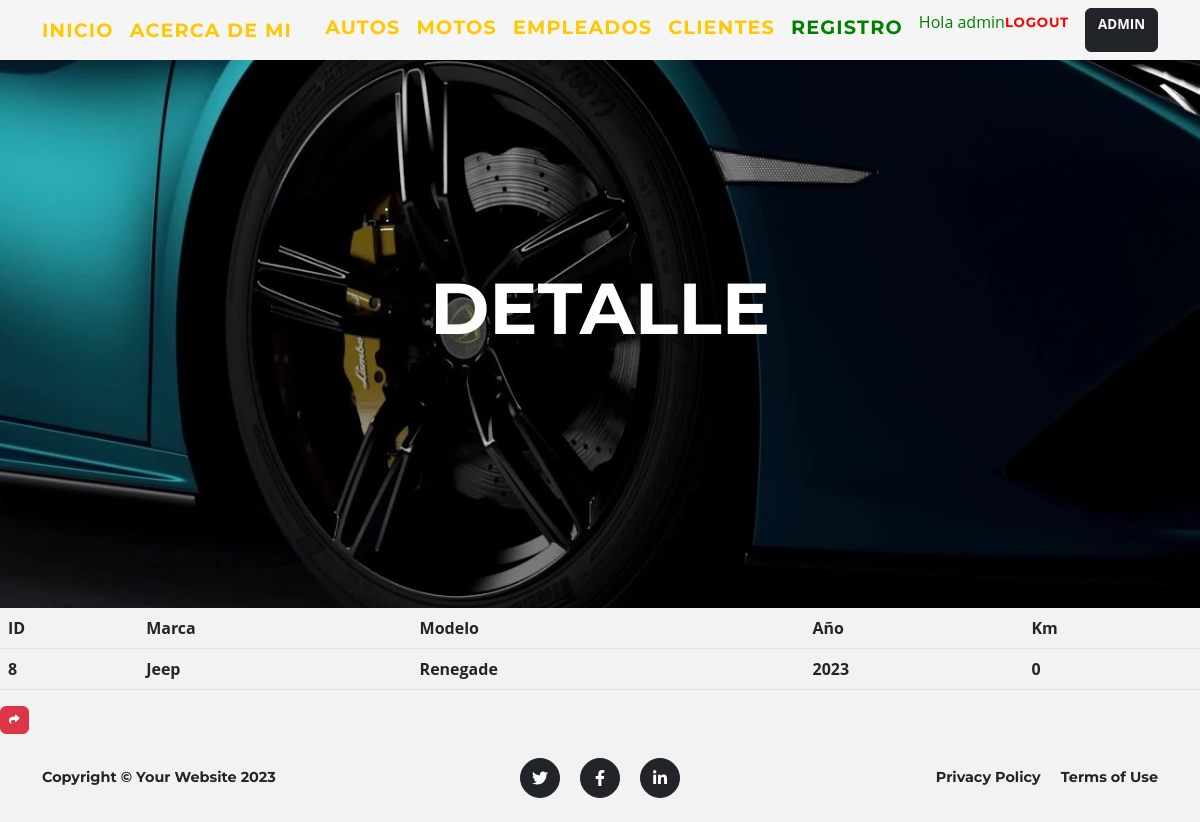
Page /aplicacion/detail_auto/8/ (signed in) on the committed database.
### aplicacion/models.py (models this page shows, shortened)
class Auto(models.Model):
    marca = models.CharField(max_length=50)
    modelo = models.CharField(max_length=50)
    anio = models.IntegerField()
    kilometraje = models.IntegerField(default=0)

### aplicacion/views.py (the view)
# urls.py: path('detail_auto/<int:pk>/', AutoDetalle.as_view(), name="detail_auto"),
class AutoDetalle(LoginRequiredMixin, DetailView):
    model = Auto
    template_name = "aplicacion/autos_detail.html"

### aplicacion/templates/aplicacion/autos_detail.html (shortened to what this page needs)
{% extends 'aplicacion/base.html' %}
{% load static %}
{% block cabecera %}
    <div class="container">
        <div class="masthead-heading text-uppercase">Detalle</div>
    </div>
{% endblock cabecera %}
{% block contenido %}
<table class="table">
    <thead>
        <tr>
            <th>ID</th>
            <th>Marca</th>
            <th>Modelo</th>
            <th>Año</th>
            <th>Km</th>
        </tr>
    </thead>
    <tbody>
        <tr>
            <td>{{auto.id}}</td>
            <td>{{auto.marca}}</td>
            <td>{{auto.modelo}}</td>
            <td>{{auto.anio}}</td>
            <td>{{auto.kilometraje}}</td>
        </tr>
    </tbody>
</table>
<a
href="{% url 'autos' %}"
class="btn btn-danger"
style="--bs-btn-padding-y: .25rem; --bs-btn-padding-x: .5rem; --bs-btn-font-size: .75rem;"
><i class="fa fa-share fa-sm" title="Volver">Volver</i>
</a>
{% endblock contenido %}

### aplicacion/templates/aplicacion/base.html (shortened to what this page needs)
<!DOCTYPE html>
<html lang="en">
    <head>
        {% load static %}
        <link href="{% static 'aplicacion/css/styles.css' %}" rel="stylesheet" />
    </head>
    <body id="page-top">
        <nav class="navbar navbar-expand-lg navbar-dark fixed-top pt-2 pb-2" id="mainNav" style="background-color: whitesmoke;" >
            <div class="container">
                <a class="navbar-brand" style="font-size:larger;"  href="{% url 'inicio' %}">Inicio</a>
                <a class="navbar-brand" style="font-size:larger;" href="{% url 'aboutme' %}">Acerca de Mi</a>
                <div class="collapse navbar-collapse" id="navbarResponsive">
                    <ul class="navbar-nav text-lg-start ms-auto py-6 py-lg-0">
                        {% if user.is_authenticated %}
                        <a class="navbar-brand" style="font-size:larger;" href="{% url 'autos' %}">Autos</a>
                        <a class="navbar-brand" style="font-size:larger;" href="{% url 'motos' %}">Motos</a>
                        <a class="navbar-brand" style="font-size:larger;" href="{% url 'empleados' %}">Empleados</a>
                        <a class="navbar-brand" style="font-size:larger;" href="{% url 'clientes' %}">Clientes</a>
                        <a class="navbar-brand" style="font-size:larger; color: green;" href="{% url 'register' %}">Registro</a>
                        <p style="color:green"> Hola {{ user.username }}</b></p>
                        <a class="navbar-brand" style="font-size:smaller; color: red;" href="{% url 'logout' %}">Logout</a>
                        <a class="btn btn-dark" style="font-size:smaller;" href="{% url 'admin:index' %}"><b>ADMIN</a>
                        </div>
                        {% endif %}
                </div>
        </nav>
        <header class="masthead">
        {% block cabecera %}{% endblock cabecera %}
        </header>
        {% block contenido %}
        {% endblock contenido %}
        {% block footer%}
        <footer class="footer py-4">
            <div class="container">
                <div class="row align-items-center">
                    <div class="col-lg-4 text-lg-start">Copyright &copy; Your Website 2023</div>
                    <div class="col-lg-4 my-3 my-lg-0">
                        <a class="btn btn-dark btn-social mx-2" href="#!" aria-label="Twitter"><i class="fab fa-twitter"></i></a>
                        <a class="btn btn-dark btn-social mx-2" href="#!" aria-label="Facebook"><i class="fab fa-facebook-f"></i></a>
                        <a class="btn btn-dark btn-social mx-2" href="#!" aria-label="LinkedIn"><i class="fab fa-linkedin-in"></i></a>
                    </div>
                    <div class="col-lg-4 text-lg-end">
                        <a class="link-dark text-decoration-none me-3" href="#!">Privacy Policy</a>
                        <a class="link-dark text-decoration-none" href="#!">Terms of Use</a>
                    </div>
                </div>
            </div>
        </footer>
        {% endblock footer %}
    </body>
</html>

### rows in the picture
Auto: id "8", marca "Jeep", modelo "Renegade", anio "2023", kilometraje "0"

### other values in the picture
{{ user.username }} "admin"
